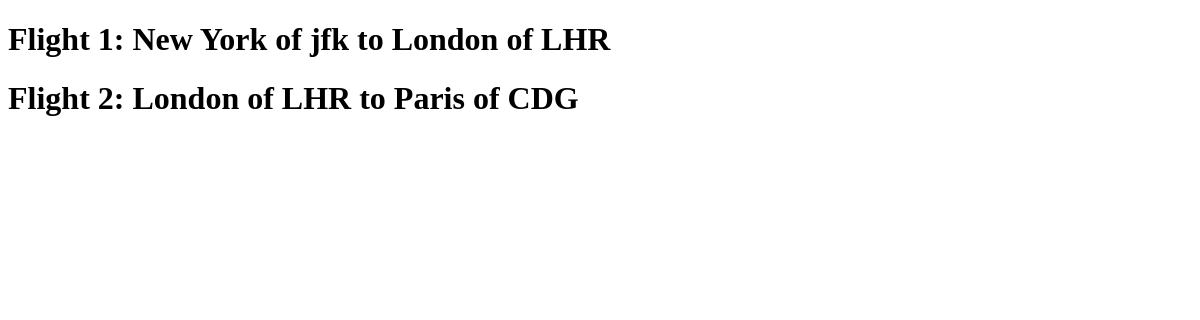
The page /flights/ on the database as committed earlier.
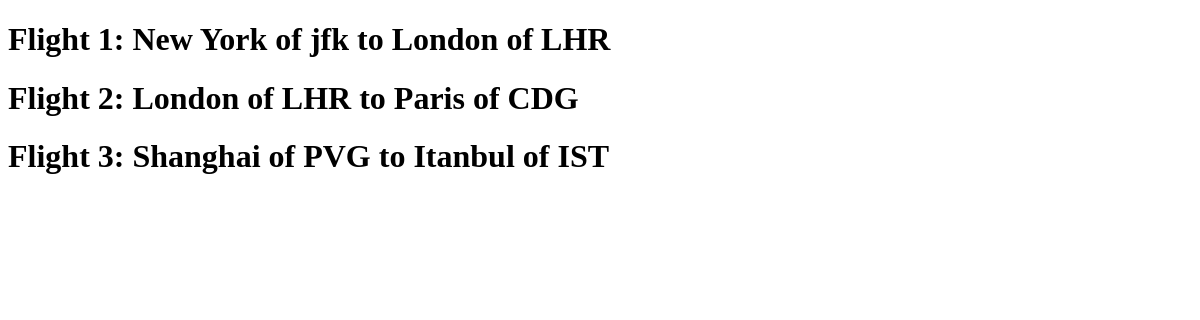
The same page on the database as committed later.
### flights/models.py (models this page shows, shortened)
class Flight(models.Model):
    origin = models.ForeignKey(Airport, on_delete=models.CASCADE, related_name="departures")
    destination = models.ForeignKey(Airport, on_delete=models.CASCADE, related_name = "arrivals")
    duration = models.IntegerField()

class Airport(models.Model):
    code = models.CharField(max_length=3)
    city = models.CharField(max_length=64)
    def __str__(self):
        return f"{self.city} of {self.code}"

### flights/views.py (the view)
# urls.py: path("", views.index, name="index")
def index(request):
    return render(request, "flights/index.html",{
        "flights": Flight.objects.all()
    })

### flights/templates/flights/index.html (shortened to what this page needs)
<!DOCTYPE html>
<html lang="en">
<head>
</head>
<body>
    {% for flight in flights %}
    <h1>Flight {{ flight.id }}: {{flight.origin}} to {{flight.destination}}</h1>
    {%endfor%}
</body>
</html>

Rows that differ between the two databases and show on the page:
added Flight: id "3", origin "Shanghai of PVG", destination "Itanbul of IST"
